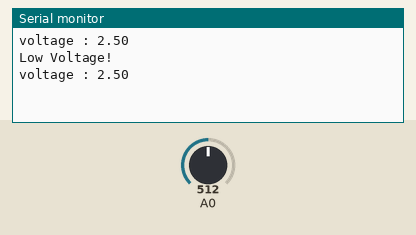
Recording of a sketch running on a simulated Arduino Uno, built with avr-gcc and run on an emulated ATmega328P. Shown: the last lines printed to the serial monitor. Inputs (shaded band) come from the test bench; at power-on: A0 = 512.

Above: at 3.8 s.
3.9 s: A0 set to 716
At 7.4 s:
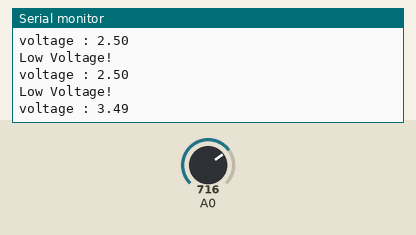
10.5 s: A0 set to 900
At 13.2 s:
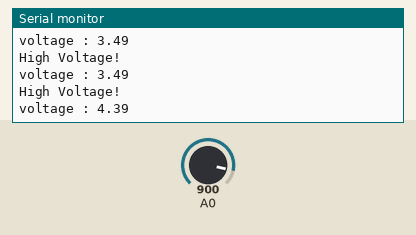
Timing chart, 0 to 14.7 s (numbered marks = the images above; inputs shaded):
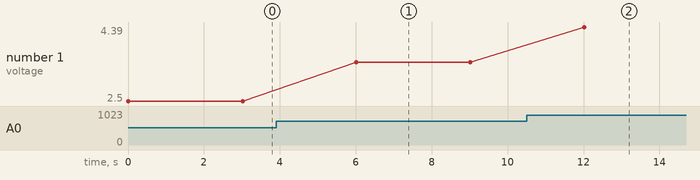

Measured:
- after the input at 3.9 s, the serial monitor: prints a new line after 2.1 s (image 1)
- after the input at 10.5 s, the serial monitor: prints a new line after 1.5 s (image 2)
- plotted number 1: 2.5 → 3.49 after the input at 3.9 s, 3.49 → 4.39 after the input at 10.5 s

The sketch:

potentiometer.ino
```cpp
void setup()
{
  Serial.begin (9600);
}
void loop()
{
  int Dout = analogRead(A0);
  float Vin = (Dout * 0.00488);
  Serial.print("voltage : ");
  Serial.println(Vin);
  delay(3000);
  if (Vin < 2.5)
  {
    Serial.println("Low Voltage!");
    Serial.println();
  }
  else
  {
    Serial.println("High Voltage!");
    Serial.println();
  }
}
```
